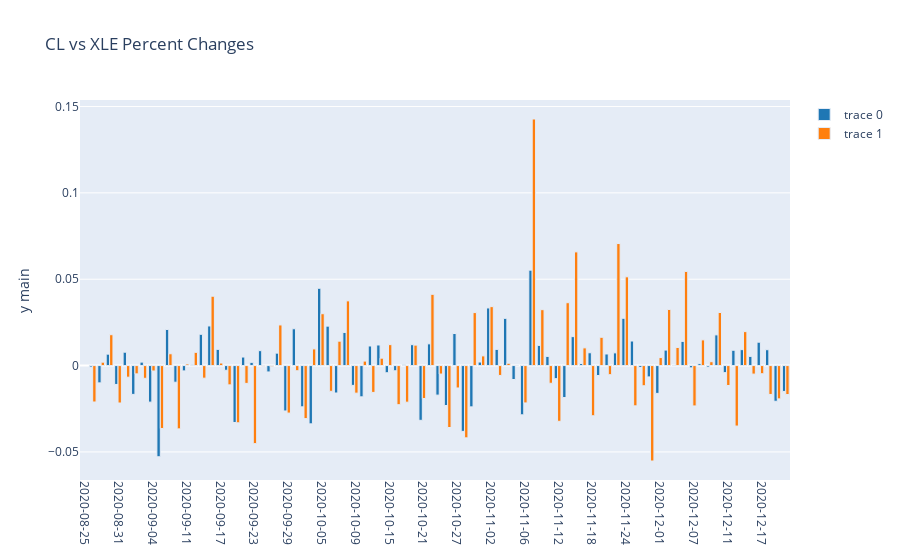

Write notebook code for a chart like this one.
### Code cell
f = pu.plotly_pandas(df_both,'tradingDay',bar_plot=True,alt_yaxis=False,plot_title="CL vs XLE Percent Changes")
iplot(f)
